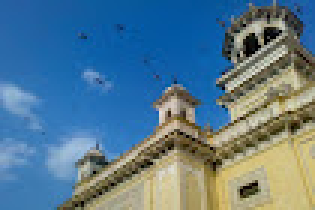
#> input picture Lab6/public/home.jpg, 105 x 70 px, found by its file name (shown 3 times larger)
$ jupyter execute Lab6.ipynb   (older library calls are emulated)
#> lines starting #> are read from the running program, lines starting #| are printed output that depends on the picture; after the words box and inside, x2 and y2 are one past the last pixel; in counts of white or black regions, pixels touching at a corner belong together; long printed decimals are rounded
# Scale-Invariant Feature Transform (SIFT)

[cell 1]
import cv2
import matplotlib.pyplot as plt
import numpy as np

[cell 2]
# Reading Input Image
image = cv2.imread('/content/home.jpg', cv2.IMREAD_GRAYSCALE)
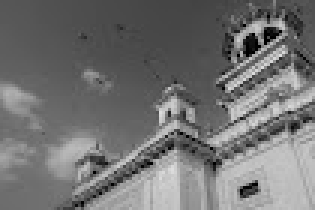
#> image: shape (70, 105) (shown 3 times larger); min 0, max 221, mean 114.1

# Detecting Keypoints
siftObj = cv2.SIFT_create()
keyPoints, descriptors = siftObj.detectAndCompute(image, None)
#> keyPoints = 56 keypoints; strongest (x, y, size): (83, 63, 3.8), (90, 11, 3), (85, 9, 3.1), (79, 13, 2.4)

# Drawing Keypoints on Input Image
result = cv2.drawKeypoints(image, keyPoints, None)

# Displaying Results
fig = plt.figure(figsize=(15, 6))
ax1 = fig.add_subplot(121)
ax2 = fig.add_subplot(122)
ax1.imshow(image, cmap='gray')
ax1.title.set_text('Original Image')
ax2.imshow(result)
ax2.title.set_text('Image with Keypoints using SIFT')

# image segmentation

[cell 3]
image = cv2.imread('/content/fingerprint.jpg', cv2.IMREAD_GRAYSCALE)
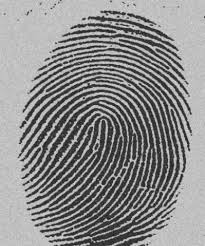
#> input picture Lab6/public/fingerprint.jpg, 205 x 246 px, found by its file name
#> image is the input picture: shape (246, 205); min 6, max 234, mean 138.9
fig = plt.figure(figsize=(15,4))
ax1 = fig.add_subplot(121)
ax2 = fig.add_subplot(122)
ax1.imshow(image, cmap='gray')
ax1.title.set_text('Original Image')
ax2.hist(image.ravel(), bins=256)
ax2.title.set_text('Histogram')
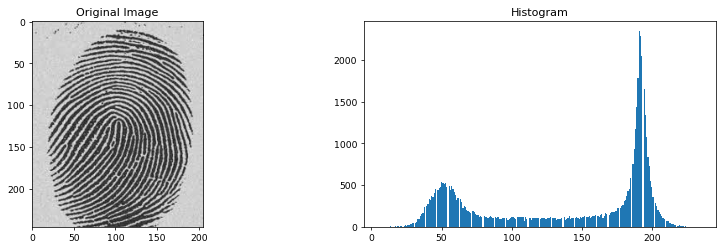
#> figure drawn by matplotlib, 2 panels; panel 2: tallest bar 2350 high, from x = 190.4 to 191.2

[cell 4]
import numpy as np
# Initial threshold
T = (np.max(image) + np.min(image)) / 2
#> T = 120
T0 = 0.5   # Tolerance
while True:
    print(f"Threshold = {T}")
    # Flatten the image
    flat_image = image.ravel()
    # Divide pixels into two groups
    u1_pixels = flat_image[flat_image > T]
    u2_pixels = flat_image[flat_image <= T]
    # Stop if either group is empty
    if len(u1_pixels) == 0 or len(u2_pixels) == 0:
        break
    # Compute the mean of each group
    m1 = np.mean(u1_pixels)
    m2 = np.mean(u2_pixels)
    # Compute new threshold
    T_new = (m1 + m2) / 2
    # Check for convergence
    if abs(T_new - T) < T0:
        T = T_new
        break
    # Update threshold
    T = T_new
#> this loop made 3 passes
#> (m1, m2, T_new) on passes 1 to 3: (183.4, 64.24, 123.8), (184, 65.18, 124.6), (184.2, 65.46, 124.8)
#| Threshold = 120.0
#| Threshold = 123.808
#| Threshold = 124.582
# Apply threshold
global_thres = image > T
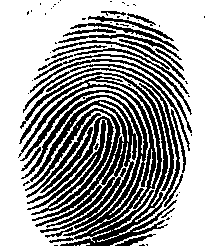
#> global_thres: shape (246, 205) bool; 61.9% white; 69 black regions (43 under 20 px), largest, box (x1, y1, x2, y2) and area: (18, 68, 180, 246) 11402, (27, 116, 114, 215) 1765, (23, 64, 190, 151) 598

# Adaptive Thresholding

[cell 5]
# Taking Threshold Value as the Mean in the Neighbourhood Area
#adaptiveThreshold(src, maxValue, adaptiveMethod, thresholdType, blockSize, C)
adaptive_thres = cv2.adaptiveThreshold(image, 255, cv2.ADAPTIVE_THRESH_MEAN_C, cv2.THRESH_BINARY, 11, 2)
#> adaptive_thres: shape (246, 205); 55.8% white; 414 black regions (316 under 20 px), largest, box (x1, y1, x2, y2) and area: (19, 90, 154, 243) 2613, (19, 67, 180, 241) 1898, (17, 76, 162, 209) 1811

# Otsu Thresholding

[cell 6]
#cv2.threshold(source, thresholdValue, maxVal, thresholdingTechnique)
ret, otsu_thres = cv2.threshold(image, 124, 255, cv2.THRESH_BINARY+cv2.THRESH_OTSU)
#> ret = 124

[cell 7]
# Displaying Results of Thresholding Techniques
fig = plt.figure(figsize=(12, 4))
ax1 = fig.add_subplot(131)
ax2 = fig.add_subplot(132)
ax3 = fig.add_subplot(133)
ax1.imshow(global_thres, cmap='gray')
ax1.title.set_text(f'Global Thresholded Image for T={T}')
ax2.imshow(adaptive_thres, cmap='gray')
ax2.title.set_text(f'Adaptive Thresholded Image')
ax3.imshow(otsu_thres, cmap='gray')
ax3.title.set_text(f'Otsu Thresholded Image')

# Edge Detection

[cell 8]
image = cv2.imread('/content/road.jpg', cv2.IMREAD_GRAYSCALE)
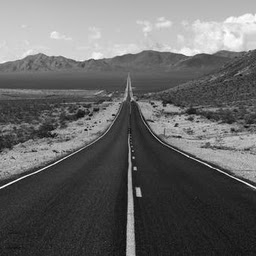
#> input picture Lab6/public/road.jpg, 256 x 256 px, found by its file name
#> image is the input picture: shape (256, 256); min 7, max 255, mean 101.7
image = cv2.GaussianBlur(image, (3,3), 0)
plt.imshow(image, cmap='gray')
plt.title('Original Image After Gaussian Blurring')
plt.show()

# Sobel Edge Detection

[cell 9]
sobelX = cv2.Sobel(image, cv2.CV_8U, 1, 0, ksize=3).astype(np.uint64)
sobelY = cv2.Sobel(image, cv2.CV_8U, 0, 1, ksize=3).astype(np.uint64)
sobel = np.sqrt(np.power(sobelX, 2) + np.power(sobelY, 2)).astype(np.uint64)
fig = plt.figure(figsize=(12, 4))
ax1 = fig.add_subplot(131)
ax2 = fig.add_subplot(132)
ax3 = fig.add_subplot(133)
ax1.imshow(sobelX, cmap='gray')
ax1.title.set_text('Sobel Filter in X Direction')
ax2.imshow(sobelY, cmap='gray')
ax2.title.set_text('Sobel Filter in Y Direction')
ax3.imshow(sobel, cmap='gray')
ax3.title.set_text('Sobel Filter Combined X,Y')

# Laplacian Edge Detection

[cell 10]
laplacian = cv2.Laplacian(image, cv2.CV_8U)
plt.imshow(laplacian, cmap='gray')
plt.title('Laplacian Edge Detection')
plt.show()

# Canny Edge Detector

Canny Edge Detector

[cell 11]
THRESHOLD1 = 100
THRESHOLD2 = 200
canny = cv2.Canny(image, THRESHOLD1, THRESHOLD2)
#> canny: shape (256, 256); 5.4% white in thin lines or dots
fig = plt.figure(figsize=(10, 4))
ax1 = fig.add_subplot(121)
ax2 = fig.add_subplot(122)
ax1.imshow(image, cmap='gray')
ax1.title.set_text('Gassian Blurred Image')
ax2.imshow(canny, cmap='gray')
ax2.title.set_text('Canny Edge Detection')

# Hough Line Transformation

[cell 12]
image = cv2.imread('/content/sudoku-original.jpg')
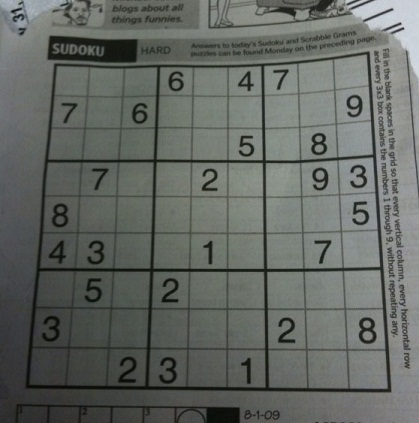
#> input picture Lab6/public/sudoku-original.jpg, 419 x 423 px, found by its file name
#> image is the input picture: shape (423, 419, 3); mean B, G, R 98.9, 103.6, 99.4
gray = cv2.cvtColor(image, cv2.COLOR_BGR2GRAY)
edges = cv2.Canny(gray, 50, 150, apertureSize=3)
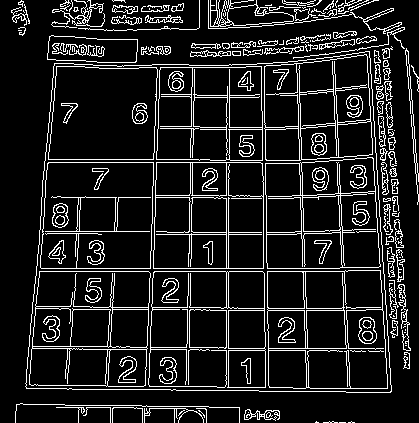
#> edges: shape (423, 419); 12% white in thin lines or dots
lines = cv2.HoughLines(edges, 1, np.pi/180, 200)
#> lines = 20 rows, first 8: [271, 1.57], [268, 1.57], [226, 0], [195, 0.0175], [162, 0.0349], [159, 0.0349], [-262, 3.12], [-293, 3.11]
for rt in lines:
  for rho, theta in rt:
    a = np.cos(theta)
    b = np.sin(theta)
    x0 = a*rho
    y0 = b*rho
    x1 = int(x0 + 1000*(-b))
    y1 = int(y0 + 1000*(a))
    x2 = int(x0 - 1000*(-b))
    y2 = int(y0 - 1000*(a))
    cv2.line(image, (x1,y1), (x2,y2), (255,0,), 2)
#> this loop made 20 passes
#> rt on passes 1 to 12: [[271, 1.57]], [[268, 1.57]], [[226, 0]], [[195, 0.0175]], [[162, 0.0349]], [[159, 0.0349]], [[-262, 3.12]], [[-293, 3.11]], [[193, 0.0175]], [[228, 0]], [[162, 1.57]], [[62, 0.0873]]
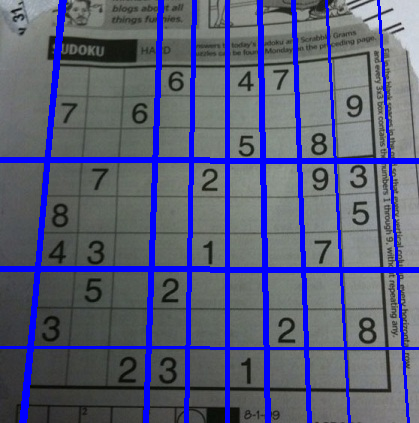
#> image: shape (423, 419, 3); 12.66% of pixels changed, all inside (x1, y1, x2, y2) = (0, 0, 419, 423)

fig = plt.figure(figsize=(10, 4))
ax1 = fig.add_subplot(121)
ax2 = fig.add_subplot(122)
ax1.imshow(cv2.imread('/content/sudoku-original.jpg'))
ax1.title.set_text('Original Image')
ax2.imshow(image)
ax2.title.set_text('Hough Lines on Original Image')
#> figure, not shown here; B, G, R data is drawn as R, G, B

# Isolated Point Detection

[cell 13]
# Using Point Detection Mask on Image
image = cv2.imread('/content/turbine.jpg', cv2.IMREAD_GRAYSCALE)
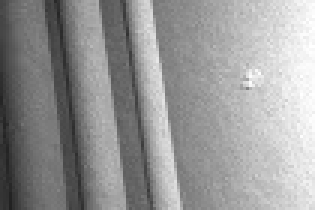
#> input picture Lab6/public/turbine.jpg, 105 x 70 px, found by its file name (shown 3 times larger)
#> image is the input picture: shape (70, 105); min 33, max 255, mean 150.1
point_detection_mask = np.array([[-1,-1,-1],
[-1,8,-1],
[-1,-1,-1]])
filtered = cv2.filter2D(image, -1, point_detection_mask)

[cell 14]
# Thresholding
T = 0.9 * np.max(filtered) # 90% of the highest absolute pixel value of the image filtered
#> T = 229.5
thresh = filtered > T
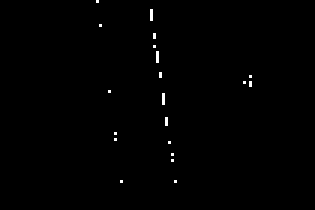
#> thresh: shape (70, 105) bool (shown 3 times larger); 0.46% white in thin lines or dots, all inside (x1, y1, x2, y2) = (32, 0, 84, 61)

[cell 15]
# Display Resuts
fig = plt.figure(figsize=(14, 12))
ax1 = fig.add_subplot(131)
ax2 = fig.add_subplot(132)
ax3 = fig.add_subplot(133)
ax1.imshow(image, cmap='gray')
ax1.title.set_text('Original Image')
ax2.imshow(filtered, cmap='gray')
ax2.title.set_text('After Filtering Using Poinr Detection Mask')
ax3.imshow(thresh, cmap='gray')
ax3.title.set_text('After Thresholded filter Image')
plt.show()
